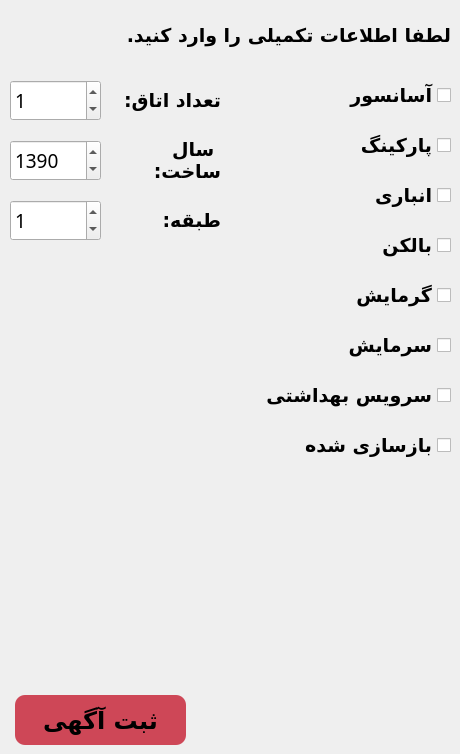
    <widget class="QWidget" name="page_Add_Apartment">
     <widget class="QLabel" name="label_24">
      <property name="geometry">
       <rect>
        <x>20</x>
        <y>10</y>
        <width>431</width>
        <height>51</height>
       </rect>
      </property>
      <property name="font">
       <font>
        <family>B Nazanin</family>
        <pointsize>14</pointsize>
        <weight>75</weight>
        <bold>true</bold>
       </font>
      </property>
      <property name="text">
       <string>لطفا اطلاعات تکمیلی را وارد کنید.</string>
      </property>
      <property name="alignment">
       <set>Qt::AlignLeading|Qt::AlignLeft|Qt::AlignVCenter</set>
      </property>
      <property name="wordWrap">
       <bool>true</bool>
      </property>
     </widget>
     <widget class="QSpinBox" name="spinBox_apartment_year">
      <property name="geometry">
       <rect>
        <x>10</x>
        <y>140</y>
        <width>91</width>
        <height>41</height>
       </rect>
      </property>
      <property name="font">
       <font>
        <family>B Nazanin</family>
        <pointsize>14</pointsize>
       </font>
      </property>
      <property name="minimum">
       <number>1340</number>
      </property>
      <property name="maximum">
       <number>1403</number>
      </property>
      <property name="value">
       <number>1390</number>
      </property>
     </widget>
     <widget class="QLabel" name="label_25">
      <property name="geometry">
       <rect>
        <x>110</x>
        <y>140</y>
        <width>111</width>
        <height>41</height>
       </rect>
      </property>
      <property name="font">
       <font>
        <family>B Nazanin</family>
        <pointsize>14</pointsize>
        <weight>75</weight>
        <bold>true</bold>
       </font>
      </property>
      <property name="text">
       <string>سال ساخت:</string>
      </property>
      <property name="alignment">
       <set>Qt::AlignLeading|Qt::AlignLeft|Qt::AlignVCenter</set>
      </property>
      <property name="wordWrap">
       <bool>true</bool>
      </property>
     </widget>
     <widget class="QCheckBox" name="checkBox_apartment_elevator">
      <property name="geometry">
       <rect>
        <x>250</x>
        <y>80</y>
        <width>201</width>
        <height>31</height>
       </rect>
      </property>
      <property name="font">
       <font>
        <family>B Nazanin</family>
        <pointsize>14</pointsize>
        <weight>75</weight>
        <bold>true</bold>
       </font>
      </property>
      <property name="layoutDirection">
       <enum>Qt::RightToLeft</enum>
      </property>
      <property name="text">
       <string>آسانسور</string>
      </property>
     </widget>
     <widget class="QCheckBox" name="checkBox_apartment_storage">
      <property name="geometry">
       <rect>
        <x>240</x>
        <y>180</y>
        <width>211</width>
        <height>31</height>
       </rect>
      </property>
      <property name="font">
       <font>
        <family>B Nazanin</family>
        <pointsize>14</pointsize>
        <weight>75</weight>
        <bold>true</bold>
       </font>
      </property>
      <property name="layoutDirection">
       <enum>Qt::RightToLeft</enum>
      </property>
      <property name="text">
       <string>انباری</string>
      </property>
     </widget>
     <widget class="QCheckBox" name="checkBox_apartment_parking">
      <property name="geometry">
       <rect>
        <x>240</x>
        <y>130</y>
        <width>211</width>
        <height>31</height>
       </rect>
      </property>
      <property name="font">
       <font>
        <family>B Nazanin</family>
        <pointsize>14</pointsize>
        <weight>75</weight>
        <bold>true</bold>
       </font>
      </property>
      <property name="layoutDirection">
       <enum>Qt::RightToLeft</enum>
      </property>
      <property name="text">
       <string>پارکینگ</string>
      </property>
     </widget>
     <widget class="QCheckBox" name="checkBox_apartment_balcony">
      <property name="geometry">
       <rect>
        <x>240</x>
        <y>230</y>
        <width>211</width>
        <height>31</height>
       </rect>
      </property>
      <property name="font">
       <font>
        <family>B Nazanin</family>
        <pointsize>14</pointsize>
        <weight>75</weight>
        <bold>true</bold>
       </font>
      </property>
      <property name="layoutDirection">
       <enum>Qt::RightToLeft</enum>
      </property>
      <property name="text">
       <string>بالکن</string>
      </property>
     </widget>
     <widget class="QCheckBox" name="checkBox_apartment_renovated">
      <property name="geometry">
       <rect>
        <x>240</x>
        <y>430</y>
        <width>211</width>
        <height>31</height>
       </rect>
      </property>
      <property name="font">
       <font>
        <family>B Nazanin</family>
        <pointsize>14</pointsize>
        <weight>75</weight>
        <bold>true</bold>
       </font>
      </property>
      <property name="layoutDirection">
       <enum>Qt::RightToLeft</enum>
      </property>
      <property name="text">
       <string>بازسازی شده</string>
      </property>
     </widget>
     <widget class="QCheckBox" name="checkBox_apartment_bathroom">
      <property name="geometry">
       <rect>
        <x>240</x>
        <y>380</y>
        <width>211</width>
        <height>31</height>
       </rect>
      </property>
      <property name="font">
       <font>
        <family>B Nazanin</family>
        <pointsize>14</pointsize>
        <weight>75</weight>
        <bold>true</bold>
       </font>
      </property>
      <property name="layoutDirection">
       <enum>Qt::RightToLeft</enum>
      </property>
      <property name="text">
       <string>سرویس بهداشتی</string>
      </property>
     </widget>
     <widget class="QCheckBox" name="checkBox_apartment_heating">
      <property name="geometry">
       <rect>
        <x>240</x>
        <y>280</y>
        <width>211</width>
        <height>31</height>
       </rect>
      </property>
      <property name="font">
       <font>
        <family>B Nazanin</family>
        <pointsize>14</pointsize>
        <weight>75</weight>
        <bold>true</bold>
       </font>
      </property>
      <property name="layoutDirection">
       <enum>Qt::RightToLeft</enum>
      </property>
      <property name="text">
       <string>گرمایش</string>
      </property>
     </widget>
     <widget class="QCheckBox" name="checkBox_apartment_cooling">
      <property name="geometry">
       <rect>
        <x>240</x>
        <y>330</y>
        <width>211</width>
        <height>31</height>
       </rect>
      </property>
      <property name="font">
       <font>
        <family>B Nazanin</family>
        <pointsize>14</pointsize>
        <weight>75</weight>
        <bold>true</bold>
       </font>
      </property>
      <property name="layoutDirection">
       <enum>Qt::RightToLeft</enum>
      </property>
      <property name="text">
       <string>سرمایش</string>
      </property>
     </widget>
     <widget class="QLabel" name="label_26">
      <property name="geometry">
       <rect>
        <x>110</x>
        <y>80</y>
        <width>111</width>
        <height>41</height>
       </rect>
      </property>
      <property name="font">
       <font>
        <family>B Nazanin</family>
        <pointsize>14</pointsize>
        <weight>75</weight>
        <bold>true</bold>
       </font>
      </property>
      <property name="text">
       <string>تعداد اتاق:</string>
      </property>
      <property name="alignment">
       <set>Qt::AlignLeading|Qt::AlignLeft|Qt::AlignVCenter</set>
      </property>
      <property name="wordWrap">
       <bool>true</bool>
      </property>
     </widget>
     <widget class="QSpinBox" name="spinBox_apartment_room">
      <property name="geometry">
       <rect>
        <x>10</x>
        <y>80</y>
        <width>91</width>
        <height>41</height>
       </rect>
      </property>
      <property name="font">
       <font>
        <family>B Nazanin</family>
        <pointsize>14</pointsize>
       </font>
      </property>
      <property name="minimum">
       <number>0</number>
      </property>
      <property name="maximum">
       <number>20</number>
      </property>
      <property name="value">
       <number>1</number>
      </property>
     </widget>
     <widget class="QLabel" name="label_27">
      <property name="geometry">
       <rect>
        <x>110</x>
        <y>200</y>
        <width>111</width>
        <height>41</height>
       </rect>
      </property>
      <property name="font">
       <font>
        <family>B Nazanin</family>
        <pointsize>14</pointsize>
        <weight>75</weight>
        <bold>true</bold>
       </font>
      </property>
      <property name="text">
       <string>طبقه:</string>
      </property>
      <property name="alignment">
       <set>Qt::AlignLeading|Qt::AlignLeft|Qt::AlignVCenter</set>
      </property>
      <property name="wordWrap">
       <bool>true</bool>
      </property>
     </widget>
     <widget class="QSpinBox" name="spinBox_apartment_floor">
      <property name="geometry">
       <rect>
        <x>10</x>
        <y>200</y>
        <width>91</width>
        <height>41</height>
       </rect>
      </property>
      <property name="font">
       <font>
        <family>B Nazanin</family>
        <pointsize>14</pointsize>
       </font>
      </property>
      <property name="minimum">
       <number>0</number>
      </property>
      <property name="maximum">
       <number>100</number>
      </property>
      <property name="value">
       <number>1</number>
      </property>
     </widget>
     <widget class="QPushButton" name="pushButton_apartment_register">
      <property name="geometry">
       <rect>
        <x>15</x>
        <y>695</y>
        <width>171</width>
        <height>50</height>
       </rect>
      </property>
      <property name="font">
       <font>
        <family>B Nazanin</family>
        <pointsize>18</pointsize>
        <weight>75</weight>
        <bold>true</bold>
       </font>
      </property>
      <property name="cursor">
       <cursorShape>PointingHandCursor</cursorShape>
      </property>
      <property name="styleSheet">
       <string notr="true">background-color: #CE4757;
border-style: solid;
border-color: black;
border-width: 0px;
border-radius: 10px;</string>
      </property>
      <property name="text">
       <string>ثبت آگهی</string>
      </property>
     </widget>
     <widget class="QLabel" name="label_add_apartment_error">
      <property name="geometry">
       <rect>
        <x>10</x>
        <y>480</y>
        <width>441</width>
        <height>31</height>
       </rect>
      </property>
      <property name="font">
       <font>
        <family>B Nazanin</family>
        <pointsize>14</pointsize>
        <weight>75</weight>
        <bold>true</bold>
       </font>
      </property>
      <property name="styleSheet">
       <string notr="true">color:red;</string>
      </property>
      <property name="text">
       <string/>
      </property>
     </widget>
    </widget>
